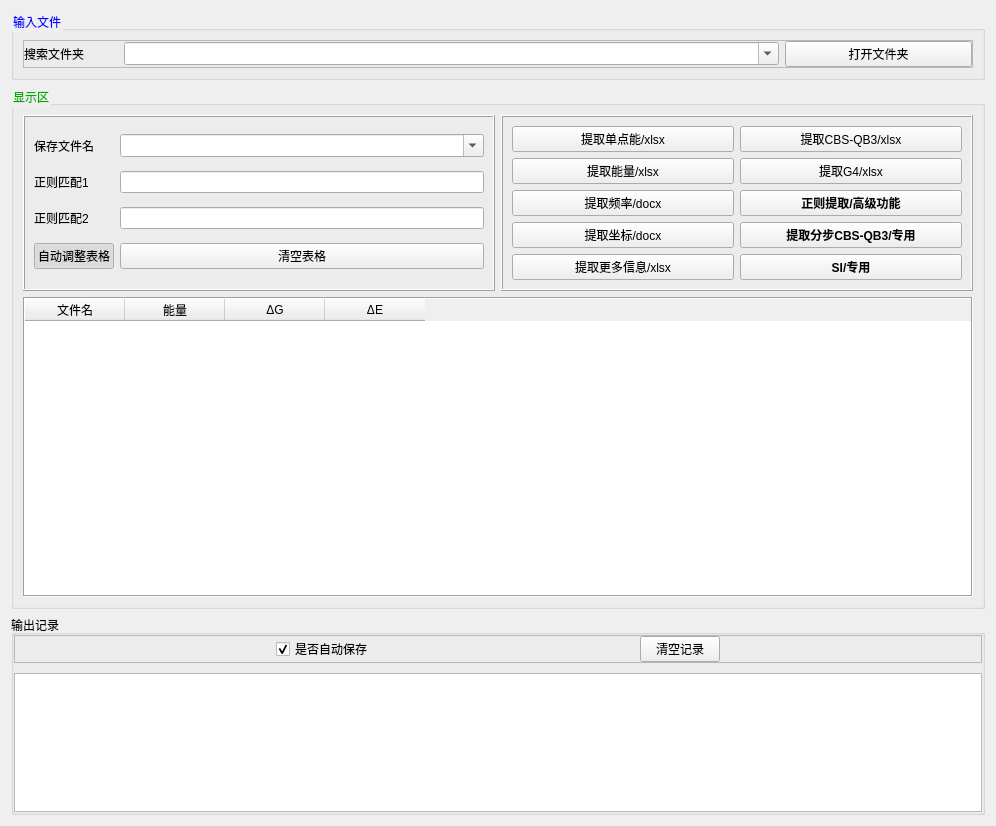
     <widget class="QWidget" name="save">
      <attribute name="icon">
       <iconset resource="Resource/ico.qrc">
        <normaloff>:/ico/pictures/icos/DM_20230815124713_024.png</normaloff>:/ico/pictures/icos/DM_20230815124713_024.png</iconset>
      </attribute>
      <attribute name="title">
       <string>保存</string>
      </attribute>
      <layout class="QVBoxLayout" name="verticalLayout_5">
       <item>
        <widget class="QGroupBox" name="groupBox_1">
         <property name="minimumSize">
          <size>
           <width>0</width>
           <height>0</height>
          </size>
         </property>
         <property name="maximumSize">
          <size>
           <width>16777215</width>
           <height>16777215</height>
          </size>
         </property>
         <property name="styleSheet">
          <string notr="true">QGroupBox{
	color: rgb(0, 0, 255);
}</string>
         </property>
         <property name="title">
          <string>输入文件</string>
         </property>
         <layout class="QVBoxLayout" name="verticalLayout_3">
          <item>
           <widget class="QFrame" name="frame_18">
            <property name="frameShape">
             <enum>QFrame::StyledPanel</enum>
            </property>
            <property name="frameShadow">
             <enum>QFrame::Raised</enum>
            </property>
            <layout class="QHBoxLayout" name="horizontalLayout_3" stretch="1,7,2">
             <property name="leftMargin">
              <number>0</number>
             </property>
             <property name="topMargin">
              <number>0</number>
             </property>
             <property name="rightMargin">
              <number>0</number>
             </property>
             <property name="bottomMargin">
              <number>0</number>
             </property>
             <item>
              <widget class="QLabel" name="label_2">
               <property name="minimumSize">
                <size>
                 <width>80</width>
                 <height>20</height>
                </size>
               </property>
               <property name="frameShape">
                <enum>QFrame::NoFrame</enum>
               </property>
               <property name="frameShadow">
                <enum>QFrame::Sunken</enum>
               </property>
               <property name="text">
                <string>&lt;html&gt;&lt;head/&gt;&lt;body&gt;&lt;p&gt;搜索文件夹&lt;/p&gt;&lt;/body&gt;&lt;/html&gt;</string>
               </property>
              </widget>
             </item>
             <item>
              <widget class="QComboBox" name="save_comBox_folder">
               <property name="font">
                <font>
                 <family>Arial</family>
                 <pointsize>10</pointsize>
                </font>
               </property>
               <property name="editable">
                <bool>true</bool>
               </property>
               <property name="maxVisibleItems">
                <number>5</number>
               </property>
               <property name="maxCount">
                <number>10</number>
               </property>
               <property name="duplicatesEnabled">
                <bool>true</bool>
               </property>
               <property name="frame">
                <bool>true</bool>
               </property>
               <property name="modelColumn">
                <number>0</number>
               </property>
              </widget>
             </item>
             <item>
              <widget class="QPushButton" name="save_btn_folder_open">
               <property name="minimumSize">
                <size>
                 <width>80</width>
                 <height>0</height>
                </size>
               </property>
               <property name="font">
                <font>
                 <pointsize>9</pointsize>
                </font>
               </property>
               <property name="text">
                <string>打开文件夹</string>
               </property>
               <property name="icon">
                <iconset resource="Resource/ico.qrc">
                 <normaloff>:/ico/pictures/icos/DM_20230815124713_069.png</normaloff>:/ico/pictures/icos/DM_20230815124713_069.png</iconset>
               </property>
              </widget>
             </item>
            </layout>
           </widget>
          </item>
         </layout>
        </widget>
       </item>
       <item>
        <widget class="QGroupBox" name="groupBox_2">
         <property name="styleSheet">
          <string notr="true">QGroupBox{
	color: rgb(0, 170, 0);
}</string>
         </property>
         <property name="title">
          <string>显示区</string>
         </property>
         <layout class="QVBoxLayout" name="verticalLayout_4" stretch="1,0">
          <item>
           <layout class="QHBoxLayout" name="horizontalLayout_4">
            <item>
             <widget class="QFrame" name="frame_16">
              <property name="frameShape">
               <enum>QFrame::Box</enum>
              </property>
              <property name="frameShadow">
               <enum>QFrame::Raised</enum>
              </property>
              <layout class="QGridLayout" name="gridLayout_11">
               <item row="1" column="0" alignment="Qt::AlignLeft">
                <widget class="QLabel" name="label_4">
                 <property name="enabled">
                  <bool>true</bool>
                 </property>
                 <property name="minimumSize">
                  <size>
                   <width>80</width>
                   <height>0</height>
                  </size>
                 </property>
                 <property name="contextMenuPolicy">
                  <enum>Qt::NoContextMenu</enum>
                 </property>
                 <property name="frameShape">
                  <enum>QFrame::NoFrame</enum>
                 </property>
                 <property name="frameShadow">
                  <enum>QFrame::Sunken</enum>
                 </property>
                 <property name="text">
                  <string>正则匹配1</string>
                 </property>
                </widget>
               </item>
               <item row="1" column="1">
                <widget class="QLineEdit" name="save_lineEdit_standard_E"/>
               </item>
               <item row="0" column="1">
                <widget class="QComboBox" name="save_comBox_save_filename">
                 <property name="font">
                  <font>
                   <family>Arial</family>
                   <pointsize>10</pointsize>
                  </font>
                 </property>
                 <property name="editable">
                  <bool>true</bool>
                 </property>
                 <property name="maxVisibleItems">
                  <number>5</number>
                 </property>
                 <property name="maxCount">
                  <number>10</number>
                 </property>
                 <property name="duplicatesEnabled">
                  <bool>true</bool>
                 </property>
                </widget>
               </item>
               <item row="0" column="0" alignment="Qt::AlignLeft">
                <widget class="QLabel" name="label_3">
                 <property name="minimumSize">
                  <size>
                   <width>80</width>
                   <height>0</height>
                  </size>
                 </property>
                 <property name="frameShape">
                  <enum>QFrame::NoFrame</enum>
                 </property>
                 <property name="frameShadow">
                  <enum>QFrame::Sunken</enum>
                 </property>
                 <property name="lineWidth">
                  <number>5</number>
                 </property>
                 <property name="text">
                  <string>保存文件名</string>
                 </property>
                </widget>
               </item>
               <item row="2" column="1">
                <widget class="QLineEdit" name="save_lineEdit_standard_G"/>
               </item>
               <item row="3" column="0">
                <widget class="QPushButton" name="save_btn_auto_adapt">
                 <property name="text">
                  <string>自动调整表格</string>
                 </property>
                 <property name="icon">
                  <iconset resource="Resource/ico.qrc">
                   <normaloff>:/ico/pictures/icos/DM_20230815124713_026.png</normaloff>:/ico/pictures/icos/DM_20230815124713_026.png</iconset>
                 </property>
                 <property name="checkable">
                  <bool>true</bool>
                 </property>
                 <property name="checked">
                  <bool>true</bool>
                 </property>
                </widget>
               </item>
               <item row="3" column="1">
                <widget class="QPushButton" name="save_btn_table_clear">
                 <property name="text">
                  <string>清空表格</string>
                 </property>
                 <property name="icon">
                  <iconset resource="Resource/ico.qrc">
                   <normaloff>:/ico/pictures/icos/DM_20230815124713_061.png</normaloff>:/ico/pictures/icos/DM_20230815124713_061.png</iconset>
                 </property>
                </widget>
               </item>
               <item row="2" column="0">
                <widget class="QLabel" name="label_7">
                 <property name="text">
                  <string>正则匹配2</string>
                 </property>
                </widget>
               </item>
              </layout>
             </widget>
            </item>
            <item>
             <widget class="QFrame" name="frame_17">
              <property name="frameShape">
               <enum>QFrame::Box</enum>
              </property>
              <property name="frameShadow">
               <enum>QFrame::Raised</enum>
              </property>
              <layout class="QGridLayout" name="gridLayout_12" columnstretch="1,1">
               <item row="0" column="0">
                <widget class="QPushButton" name="save_btn_sp_energy">
                 <property name="text">
                  <string>提取单点能/xlsx</string>
                 </property>
                 <property name="icon">
                  <iconset resource="Resource/ico.qrc">
                   <normaloff>:/ico/pictures/icos/DM_20230815124713_039.png</normaloff>:/ico/pictures/icos/DM_20230815124713_039.png</iconset>
                 </property>
                </widget>
               </item>
               <item row="0" column="1">
                <widget class="QPushButton" name="save_btn_cbs_energy">
                 <property name="text">
                  <string>提取CBS-QB3/xlsx</string>
                 </property>
                 <property name="icon">
                  <iconset resource="Resource/ico.qrc">
                   <normaloff>:/ico/pictures/icos/DM_20230815124713_021.png</normaloff>:/ico/pictures/icos/DM_20230815124713_021.png</iconset>
                 </property>
                </widget>
               </item>
               <item row="1" column="0">
                <widget class="QPushButton" name="save_btn_freq_energy">
                 <property name="text">
                  <string>提取能量/xlsx</string>
                 </property>
                 <property name="icon">
                  <iconset resource="Resource/ico.qrc">
                   <normaloff>:/ico/pictures/icos/DM_20230815124713_039.png</normaloff>:/ico/pictures/icos/DM_20230815124713_039.png</iconset>
                 </property>
                </widget>
               </item>
               <item row="2" column="0">
                <widget class="QPushButton" name="save_btn_freq">
                 <property name="text">
                  <string>提取频率/docx</string>
                 </property>
                 <property name="icon">
                  <iconset resource="Resource/ico.qrc">
                   <normaloff>:/ico/pictures/icos/DM_20230815124713_068.png</normaloff>:/ico/pictures/icos/DM_20230815124713_068.png</iconset>
                 </property>
                </widget>
               </item>
               <item row="3" column="0">
                <widget class="QPushButton" name="save_btn_coord">
                 <property name="text">
                  <string>提取坐标/docx</string>
                 </property>
                 <property name="icon">
                  <iconset resource="Resource/ico.qrc">
                   <normaloff>:/ico/pictures/icos/DM_20230815124713_045.png</normaloff>:/ico/pictures/icos/DM_20230815124713_045.png</iconset>
                 </property>
                </widget>
               </item>
               <item row="4" column="0">
                <widget class="QPushButton" name="save_btn_detail">
                 <property name="text">
                  <string>提取更多信息/xlsx</string>
                 </property>
                 <property name="icon">
                  <iconset resource="Resource/ico.qrc">
                   <normaloff>:/ico/pictures/icos/DM_20230815124713_026.png</normaloff>:/ico/pictures/icos/DM_20230815124713_026.png</iconset>
                 </property>
                </widget>
               </item>
               <item row="1" column="1">
                <widget class="QPushButton" name="save_btn_G4_energy">
                 <property name="text">
                  <string>提取G4/xlsx</string>
                 </property>
                 <property name="icon">
                  <iconset resource="Resource/ico.qrc">
                   <normaloff>:/ico/pictures/icos/DM_20230815124713_021.png</normaloff>:/ico/pictures/icos/DM_20230815124713_021.png</iconset>
                 </property>
                </widget>
               </item>
               <item row="2" column="1">
                <widget class="QPushButton" name="save_btn_W1_energy">
                 <property name="font">
                  <font>
                   <weight>75</weight>
                   <bold>true</bold>
                  </font>
                 </property>
                 <property name="text">
                  <string>正则提取/高级功能</string>
                 </property>
                 <property name="icon">
                  <iconset resource="Resource/ico.qrc">
                   <normaloff>:/ico/pictures/icos/DM_20230815124713_026.png</normaloff>:/ico/pictures/icos/DM_20230815124713_026.png</iconset>
                 </property>
                </widget>
               </item>
               <item row="3" column="1">
                <widget class="QPushButton" name="save_btn_multi_cbs_energy">
                 <property name="font">
                  <font>
                   <weight>75</weight>
                   <bold>true</bold>
                  </font>
                 </property>
                 <property name="text">
                  <string>提取分步CBS-QB3/专用</string>
                 </property>
                 <property name="icon">
                  <iconset resource="Resource/ico.qrc">
                   <normaloff>:/ico/pictures/icos/DM_20230815124713_029.png</normaloff>:/ico/pictures/icos/DM_20230815124713_029.png</iconset>
                 </property>
                </widget>
               </item>
               <item row="4" column="1">
                <widget class="QPushButton" name="save_btn_SI_energy">
                 <property name="font">
                  <font>
                   <weight>75</weight>
                   <bold>true</bold>
                  </font>
                 </property>
                 <property name="text">
                  <string>SI/专用</string>
                 </property>
                 <property name="icon">
                  <iconset resource="Resource/ico.qrc">
                   <normaloff>:/ico/pictures/icos/DM_20230815124713_029.png</normaloff>:/ico/pictures/icos/DM_20230815124713_029.png</iconset>
                 </property>
                </widget>
               </item>
              </layout>
             </widget>
            </item>
           </layout>
          </item>
          <item>
           <widget class="QTableWidget" name="save_tableWidget_energy">
            <property name="minimumSize">
             <size>
              <width>0</width>
              <height>300</height>
             </size>
            </property>
            <property name="frameShape">
             <enum>QFrame::Box</enum>
            </property>
            <column>
             <property name="text">
              <string>文件名</string>
             </property>
            </column>
            <column>
             <property name="text">
              <string>能量</string>
             </property>
            </column>
            <column>
             <property name="text">
              <string>ΔG</string>
             </property>
            </column>
            <column>
             <property name="text">
              <string>ΔE</string>
             </property>
            </column>
           </widget>
          </item>
         </layout>
        </widget>
       </item>
       <item>
        <widget class="QGroupBox" name="groupBox_8">
         <property name="maximumSize">
          <size>
           <width>16777215</width>
           <height>200</height>
          </size>
         </property>
         <property name="title">
          <string>输出记录</string>
         </property>
         <layout class="QVBoxLayout" name="verticalLayout_6">
          <property name="spacing">
           <number>10</number>
          </property>
          <property name="leftMargin">
           <number>0</number>
          </property>
          <property name="topMargin">
           <number>0</number>
          </property>
          <property name="rightMargin">
           <number>0</number>
          </property>
          <property name="bottomMargin">
           <number>0</number>
          </property>
          <item>
           <widget class="QFrame" name="frame_19">
            <property name="frameShape">
             <enum>QFrame::StyledPanel</enum>
            </property>
            <property name="frameShadow">
             <enum>QFrame::Raised</enum>
            </property>
            <layout class="QHBoxLayout" name="horizontalLayout_5">
             <property name="leftMargin">
              <number>0</number>
             </property>
             <property name="topMargin">
              <number>0</number>
             </property>
             <property name="rightMargin">
              <number>0</number>
             </property>
             <property name="bottomMargin">
              <number>0</number>
             </property>
             <item>
              <spacer name="horizontalSpacer_15">
               <property name="orientation">
                <enum>Qt::Horizontal</enum>
               </property>
               <property name="sizeHint" stdset="0">
                <size>
                 <width>261</width>
                 <height>21</height>
                </size>
               </property>
              </spacer>
             </item>
             <item>
              <widget class="QCheckBox" name="save_cheBox_log_autosave">
               <property name="text">
                <string>是否自动保存</string>
               </property>
               <property name="checked">
                <bool>true</bool>
               </property>
              </widget>
             </item>
             <item>
              <spacer name="horizontalSpacer_16">
               <property name="orientation">
                <enum>Qt::Horizontal</enum>
               </property>
               <property name="sizeHint" stdset="0">
                <size>
                 <width>261</width>
                 <height>21</height>
                </size>
               </property>
              </spacer>
             </item>
             <item>
              <widget class="QPushButton" name="save_btn_log_clear">
               <property name="text">
                <string>清空记录</string>
               </property>
               <property name="icon">
                <iconset resource="Resource/ico.qrc">
                 <normaloff>:/ico/pictures/icos/DM_20230815124713_061.png</normaloff>:/ico/pictures/icos/DM_20230815124713_061.png</iconset>
               </property>
              </widget>
             </item>
             <item>
              <spacer name="horizontalSpacer_17">
               <property name="orientation">
                <enum>Qt::Horizontal</enum>
               </property>
               <property name="sizeHint" stdset="0">
                <size>
                 <width>261</width>
                 <height>20</height>
                </size>
               </property>
              </spacer>
             </item>
            </layout>
           </widget>
          </item>
          <item>
           <widget class="QPlainTextEdit" name="save_plainTextEdit_log"/>
          </item>
         </layout>
        </widget>
       </item>
      </layout>
     </widget>
